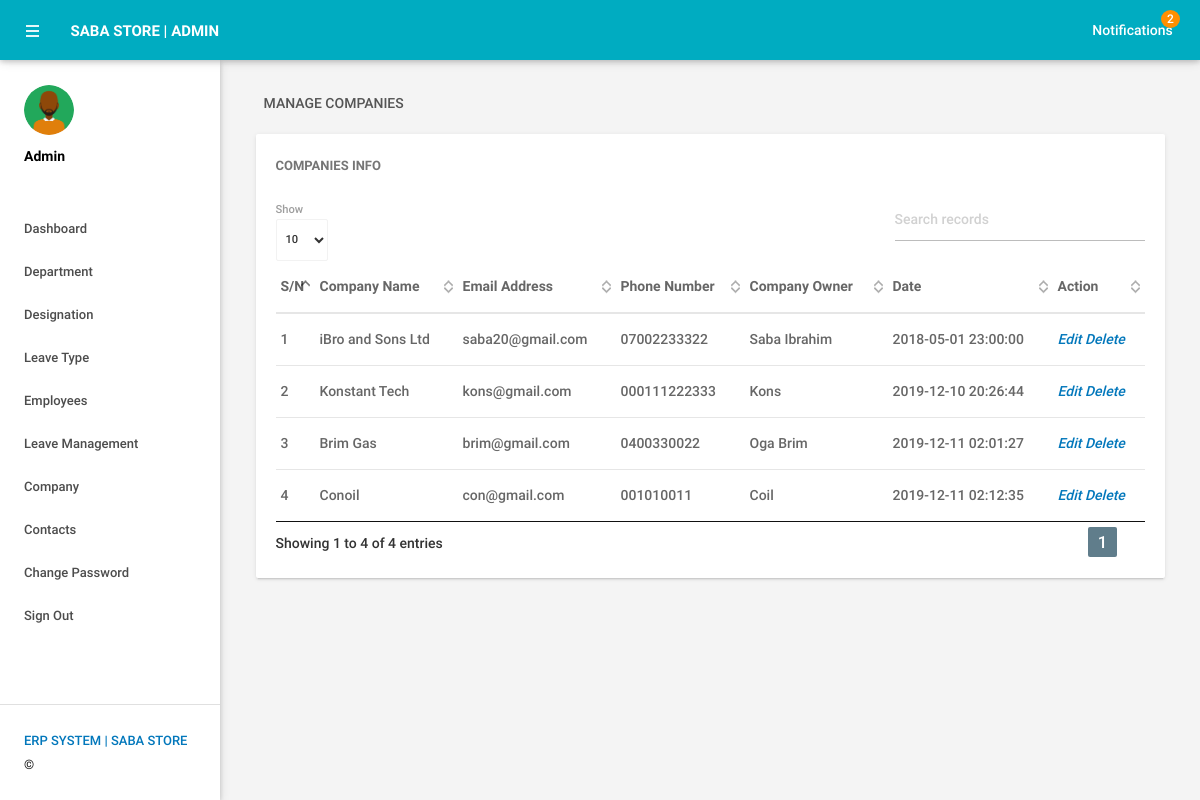
Page /admin/managecompany.php (signed in) on the committed database.
### tables this page shows
CREATE TABLE IF NOT EXISTS `tblcompany` (
  `id` int(11) NOT NULL AUTO_INCREMENT,
  `CompanyName` varchar(150) DEFAULT NULL,
  `Email` varchar(100) NOT NULL,
  `CompanyNumber` varchar(100) NOT NULL,
  `CompanyOwner` varchar(100) NOT NULL,
  `CreationDate` timestamp NULL DEFAULT CURRENT_TIMESTAMP,
  PRIMARY KEY (`id`)
);

### admin/managecompany.php (the view, shortened to what this page needs)
<?php
include('includes/config.php');
if(strlen($_SESSION['alogin'])==0)
    {
header('location:index.php');
}
else{
    ?>
<!DOCTYPE html>
<html lang="en">
    <head>
        <link type="text/css" rel="stylesheet" href="../assets/plugins/materialize/css/materialize.min.css"/>
        <link href="../assets/plugins/material-preloader/css/materialPreloader.min.css" rel="stylesheet">
        <link href="../assets/plugins/datatables/css/jquery.dataTables.min.css" rel="stylesheet">
        <link href="../assets/css/alpha.min.css" rel="stylesheet" type="text/css"/>
        <link href="../assets/css/custom.css" rel="stylesheet" type="text/css"/>
    </head>
    <body>
       <?php include('includes/header.php');?>
       <?php include('includes/sidebar.php');?>
            <main class="mn-inner">
                <div class="row">
                    <div class="col s12">
                        <div class="page-title">Manage Companies</div>
                    </div>
                    <div class="col s12 m12 l12">
                        <div class="card">
                            <div class="card-content">
                                <span class="card-title">Companies Info</span>
                                <table id="example" class="display responsive-table ">
                                    <thead>
                                        <tr>
                                            <th>S/N</th>
                                            <th>Company Name</th>
                                            <th>Email Address</th>
                                            <th>Phone Number</th>
											<th>Company Owner</th>
                                            <th>Date</th>
                                            <th>Action</th>
                                        </tr>
                                    </thead>
                                    <tbody>
<?php $sql = "SELECT * from tblcompany";
$query = $dbh -> prepare($sql);
$query->execute();
$results=$query->fetchAll(PDO::FETCH_OBJ);
$cnt=1;
if($query->rowCount() > 0)
{
foreach($results as $result)
{               ?>
                                        <tr>
                                            <td> <?php echo htmlentities($cnt);?></td>
                                            <td><?php echo htmlentities($result->CompanyName);?></td>
                                            <td><?php echo htmlentities($result->Email);?></td>
                                            <td><?php echo htmlentities($result->CompanyNumber);?></td>
											<td><?php echo htmlentities($result->CompanyOwner);?></td>
                                            <td><?php echo htmlentities($result->CreationDate);?></td>
                                            <td><a href="editcompany.php?comid=<?php echo htmlentities($result->id);?>"><i class="">Edit</i></a><a href="managecompany.php?del=<?php echo htmlentities($result->id);?>" onclick="return confirm('Do you want to delete');"> <i class="">Delete	</i></a></td>
                                        </tr>
                                         <?php $cnt++;} }?>
                                    </tbody>
                                </table>
                            </div>
                        </div>
                    </div>
                </div>
            </main>
        </div>
        <div class="left-sidebar-hover"></div>
    </body>
</html>
<?php } ?>

### admin/includes/header.php (shortened to what this page needs)
        <div class="mn-content fixed-sidebar">
            <header class="mn-header navbar-fixed">
                <nav class="cyan darken-1">
                    <div class="nav-wrapper row">
                        <section class="material-design-hamburger navigation-toggle">
                            <a href="#" data-activates="slide-out" class="button-collapse show-on-large material-design-hamburger__icon">
                                <span class="material-design-hamburger__layer"></span>
                            </a>
                        </section>
                        <div class="header-title col s3">
                            <span class="chapter-title">Saba Store | Admin</span>
                        </div>
                        <ul class="right col s9 m3 nav-right-menu">
                            <li class="hide-on-small-and-down"><a href="javascript:void(0)" data-activates="dropdown1" class="dropdown-button dropdown-right show-on-large">Notifications </i>
<?php
$isread=0;
$sql = "SELECT id from tblleaves where IsRead=:isread";
$query = $dbh -> prepare($sql);
$query->bindParam(':isread',$isread,PDO::PARAM_STR);
$query->execute();
$unreadcount=$query->rowCount();?>
                                <span class="badge"><?php echo htmlentities($unreadcount);?></span></a></li>
                        </ul>
                    </div>
                </nav>
            </header>

### admin/includes/sidebar.php (shortened to what this page needs)
   <aside id="slide-out" class="side-nav white fixed">
              <div class="side-nav-wrapper">
                  <div class="sidebar-profile">
                      <div class="sidebar-profile-image">
                          <img src="../assets/images/profile-image.png" class="circle" alt="">
                      </div>
                      <div class="sidebar-profile-info">
                              <p>Admin</p>
                      </div>
                  </div>
              <ul class="sidebar-menu collapsible collapsible-accordion" data-collapsible="accordion">
                  <li class="no-padding"><a class="waves-effect waves-grey" href="dashboard.php"><i class="material-icons"></i>Dashboard</a></li>
                  <li class="no-padding">
                      <a class="collapsible-header waves-effect waves-grey"><i class="material-icons"></i>Department<i class="nav-drop-icon material-icons"></i></a>
                  </li>
			<li class="no-padding">
                      <a class="collapsible-header waves-effect waves-grey"><i class="material-icons"></i>Designation<i class="nav-drop-icon material-icons"></i></a>
                  </li>
                  <li class="no-padding">
                      <a class="collapsible-header waves-effect waves-grey"><i class="material-icons"></i>Leave Type<i class="nav-drop-icon material-icons"></i></a>
                  </li>
                  <li class="no-padding">
                      <a class="collapsible-header waves-effect waves-grey"><i class="material-icons"></i>Employees<i class="nav-drop-icon material-icons"></i></a>
                  </li>
 <li class="no-padding">
                      <a class="collapsible-header waves-effect waves-grey"><i class="material-icons"></i>Leave Management<i class="nav-drop-icon material-icons"></i></a>
                  </li>
	<li class="no-padding">
                      <a class="collapsible-header waves-effect waves-grey"><i class="material-icons"></i>Company<i class="nav-drop-icon material-icons"></i></a>
                  </li>
	<li class="no-padding">
                      <a class="collapsible-header waves-effect waves-grey"><i class="material-icons"></i>Contacts<i class="nav-drop-icon material-icons"></i></a>
                  </li>
<li class="no-padding"><a class="waves-effect waves-grey" href="changepassword.php"><i class="material-icons"></i>Change Password</a></li>
                      <li class="no-padding">
                              <a class="waves-effect waves-grey" href="logout.php"><i class="material-icons"></i>Sign Out</a>
                          </li>
              </ul>
                 <div class="footer">
                  <p class="copyright"><a href="">ERP SYSTEM | SABA STORE </a>©</p>
              </div>
              </div>
          </aside>

### rows in the picture
tblcompany: CompanyName "iBro and Sons Ltd", Email "saba20@gmail.com", CompanyNumber "07002233322", CompanyOwner "Saba Ibrahim", CreationDate "2018-05-01 23:00:00"
tblcompany: CompanyName "Konstant Tech", Email "kons@gmail.com", CompanyNumber "000111222333", CompanyOwner "Kons", CreationDate "2019-12-10 20:26:44"
tblcompany: CompanyName "Brim Gas", Email "brim@gmail.com", CompanyNumber "0400330022", CompanyOwner "Oga Brim", CreationDate "2019-12-11 02:01:27"
tblcompany: CompanyName "Conoil", Email "con@gmail.com", CompanyNumber "001010011", CompanyOwner "Coil", CreationDate "2019-12-11 02:12:35"

### other values in the picture
$unreadcount "2"
